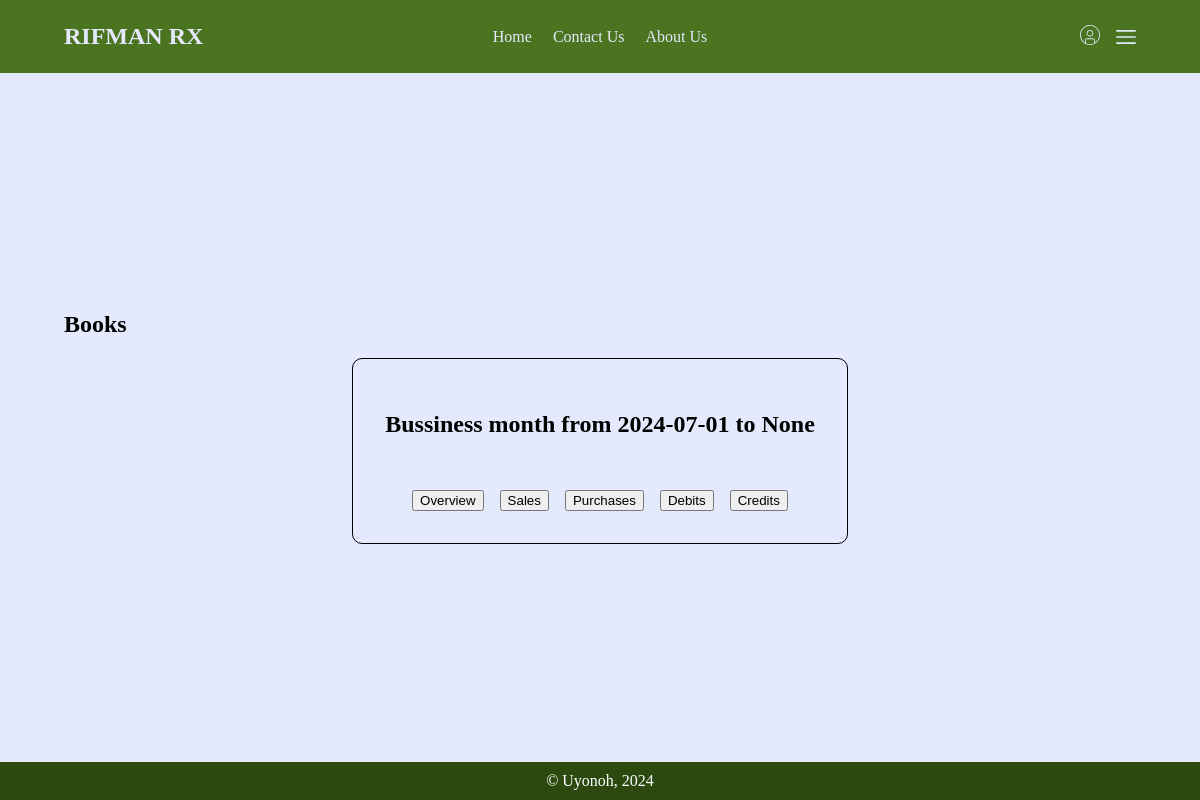
/books/, run on an earlier commit of the app's database.
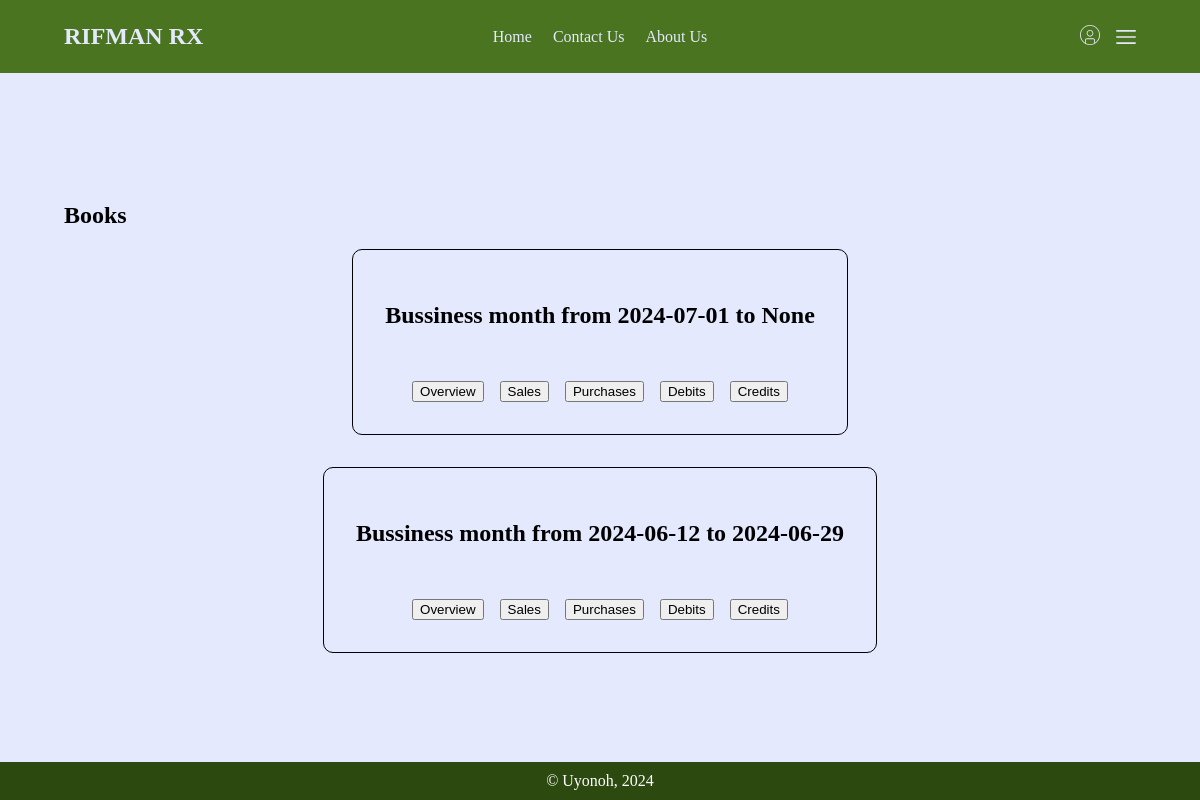
And on a later commit of the database.
### books/models.py (models this page shows, shortened)
class BusinessMonth(models.Model):
    opening_cash = models.FloatField()
    opening_stock = models.IntegerField()
    opening_date = models.DateField(default=tz.now)
    closing_cash = models.FloatField(null=True)
    closing_stock = models.IntegerField(null=True)
    closing_date = models.DateField(null=True)
    margin = models.FloatField(default=0)
    def __str__(self):
        return f"Bussiness month from {self.opening_date} to {self.closing_date}"

### books/views.py (the view)
# urls.py: path("", view_months, name="view"),
def view_months(request, pk: int=None):
    months = BusinessMonth.objects.all()
    return render(request, "books/view.html", {"months": months})

### books/templates/books/view.html
{% extends "main/base.html" %}
{% load static %}
{% block styles %}
<link rel="stylesheet" href="{% static 'books/css/styles.css' %}">
{% endblock %}
{% block content %}
<section class="container">
    <h1>Books</h1>
    <div class="flex-col text-center">
        {% for month in months %}
        <div class="flex-col month">
            <div class="head">
                <h2>{{month}}</h2>
            </div>
            <div class="flex m">
                <a class="no-deco" href="/books/{{month.pk}}"><button class="round pointer">Overview</button></a>
                <a class="no-deco" href="/books/{{month.pk}}/sales"><button class="round pointer">Sales</button></a>
                <a class="no-deco" href="/books/{{month.pk}}/purchases"><button class="round pointer">Purchases</button></a>
                <a class="no-deco" href="/books/{{month.pk}}/debits"><button class="round pointer">Debits</button></a>
                <a class="no-deco" href="/books/{{month.pk}}/credits"><button class="round pointer">Credits</button></a>
            </div>
        </div>
        {% endfor %}
    </div>
</section>
{% endblock %}

What changed in the data, as far as the page shows it:
added BusinessMonth: opening_date+closing_date "Bussiness month from 2024-06-12 to 2024-06-29"
